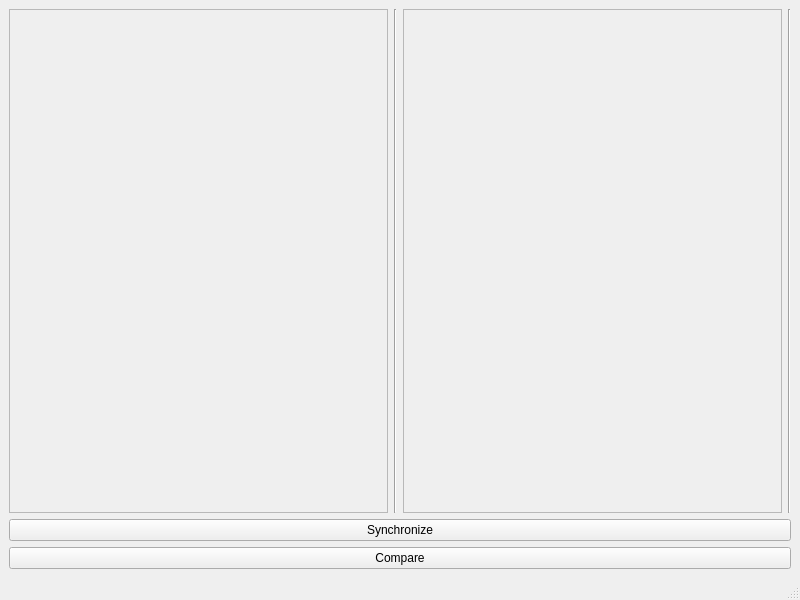
<?xml version="1.0" encoding="UTF-8"?>
<ui version="4.0">
 <class>Tampil</class>
 <widget class="QMainWindow" name="Tampil">
  <property name="geometry">
   <rect>
    <x>0</x>
    <y>0</y>
    <width>800</width>
    <height>600</height>
   </rect>
  </property>
  <property name="windowTitle">
   <string>MainWindow</string>
  </property>
  <widget class="QWidget" name="centralwidget">
   <layout class="QGridLayout" name="gridLayout">
    <item row="0" column="0">
     <layout class="QVBoxLayout" name="verticalLayout_3">
      <item>
       <layout class="QHBoxLayout" name="horizontalLayout_2">
        <item>
         <widget class="QScrollArea" name="scrollArea">
          <property name="widgetResizable">
           <bool>true</bool>
          </property>
          <widget class="QWidget" name="scrollAreaWidgetContents_2">
           <property name="geometry">
            <rect>
             <x>0</x>
             <y>0</y>
             <width>371</width>
             <height>470</height>
            </rect>
           </property>
           <layout class="QGridLayout" name="gridLayout_2">
            <item row="0" column="0">
             <layout class="QVBoxLayout" name="verticalLayout"/>
            </item>
           </layout>
          </widget>
         </widget>
        </item>
        <item>
         <widget class="Line" name="line_2">
          <property name="orientation">
           <enum>Qt::Vertical</enum>
          </property>
         </widget>
        </item>
        <item>
         <widget class="QScrollArea" name="scrollArea_2">
          <property name="widgetResizable">
           <bool>true</bool>
          </property>
          <widget class="QWidget" name="scrollAreaWidgetContents">
           <property name="geometry">
            <rect>
             <x>0</x>
             <y>0</y>
             <width>371</width>
             <height>470</height>
            </rect>
           </property>
           <layout class="QVBoxLayout" name="verticalLayout_5">
            <item>
             <layout class="QVBoxLayout" name="verticalLayout_2"/>
            </item>
           </layout>
          </widget>
         </widget>
        </item>
        <item>
         <widget class="Line" name="line">
          <property name="orientation">
           <enum>Qt::Vertical</enum>
          </property>
         </widget>
        </item>
        <item>
         <layout class="QVBoxLayout" name="verticalLayout_4"/>
        </item>
       </layout>
      </item>
      <item>
       <widget class="QPushButton" name="pushButton_2">
        <property name="text">
         <string>Synchronize</string>
        </property>
       </widget>
      </item>
      <item>
       <widget class="QPushButton" name="pushButton">
        <property name="text">
         <string>Compare</string>
        </property>
       </widget>
      </item>
     </layout>
    </item>
   </layout>
  </widget>
  <widget class="QMenuBar" name="menubar">
   <property name="geometry">
    <rect>
     <x>0</x>
     <y>0</y>
     <width>800</width>
     <height>22</height>
    </rect>
   </property>
  </widget>
  <widget class="QStatusBar" name="statusbar"/>
 </widget>
 <resources/>
 <connections/>
</ui>
